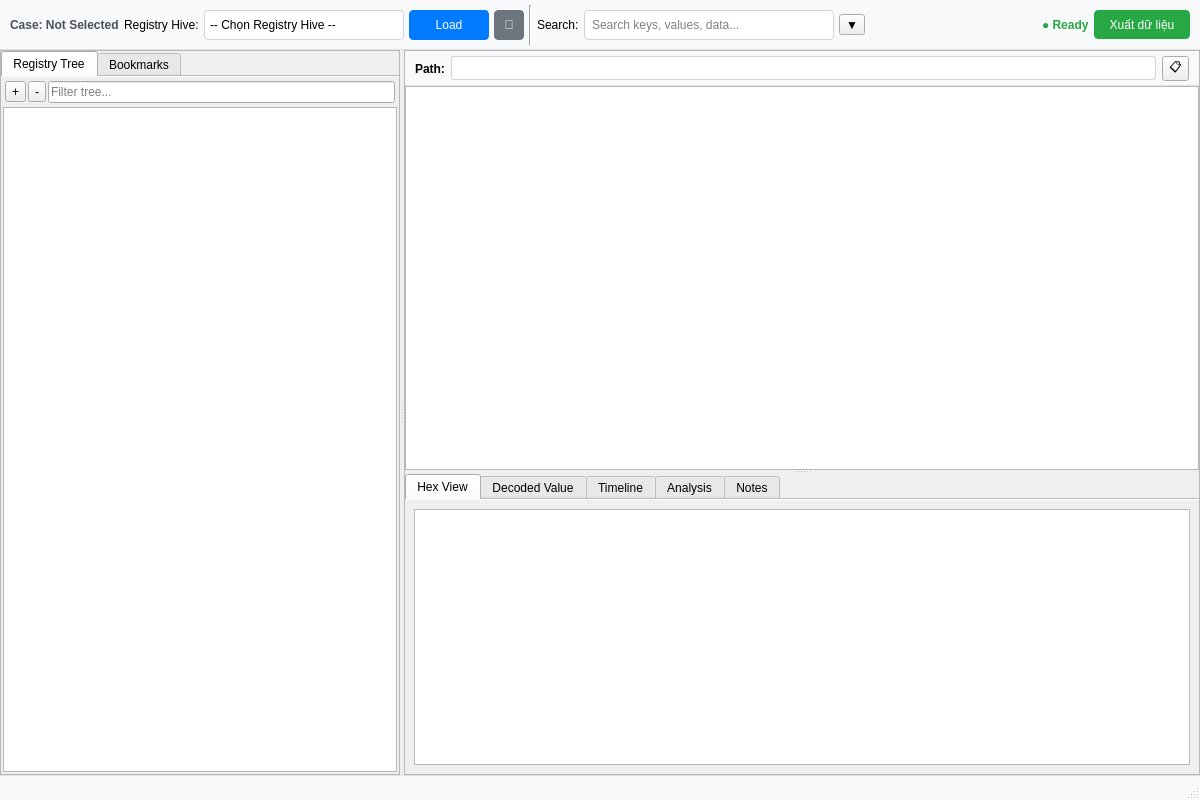
<?xml version="1.0" encoding="UTF-8"?>
<ui version="4.0">
 <class>RegistryAnalysisWidget</class>
 <widget class="QWidget" name="RegistryAnalysisWidget">
  <property name="geometry">
   <rect>
    <x>0</x>
    <y>0</y>
    <width>1200</width>
    <height>800</height>
   </rect>
  </property>
  <property name="windowTitle">
   <string>Registry Analysis</string>
  </property>
  <layout class="QVBoxLayout" name="mainLayout">
   <property name="spacing">
    <number>0</number>
   </property>
   <property name="leftMargin">
    <number>0</number>
   </property>
   <property name="topMargin">
    <number>0</number>
   </property>
   <property name="rightMargin">
    <number>0</number>
   </property>
   <property name="bottomMargin">
    <number>0</number>
   </property>
   <item>
    <widget class="QFrame" name="toolbarFrame">
     <property name="maximumSize">
      <size>
       <width>16777215</width>
       <height>50</height>
      </size>
     </property>
     <property name="styleSheet">
      <string notr="true">QFrame#toolbarFrame {
    background-color: #f8f9fa;
    border-bottom: 1px solid #dee2e6;
}</string>
     </property>
     <property name="frameShape">
      <enum>QFrame::NoFrame</enum>
     </property>
     <layout class="QHBoxLayout" name="toolbarLayout">
      <property name="spacing">
       <number>5</number>
      </property>
      <property name="leftMargin">
       <number>10</number>
      </property>
      <property name="topMargin">
       <number>5</number>
      </property>
      <property name="rightMargin">
       <number>10</number>
      </property>
      <property name="bottomMargin">
       <number>5</number>
      </property>
      <item>
       <widget class="QLabel" name="caseInfoLabel">
        <property name="styleSheet">
         <string notr="true">color: #495057;
font-size: 12px;
font-weight: bold;</string>
        </property>
        <property name="text">
         <string>Case: Not Selected</string>
        </property>
       </widget>
      </item>
      <item>
       <widget class="QLabel" name="lblHiveArtifact">
        <property name="text">
         <string>Registry Hive:</string>
        </property>
       </widget>
      </item>
      <item>
       <widget class="QComboBox" name="cmbHiveArtifacts">
        <property name="minimumSize">
         <size>
          <width>200</width>
          <height>30</height>
         </size>
        </property>
        <property name="styleSheet">
         <string notr="true">QComboBox {
    border: 1px solid #ced4da;
    border-radius: 4px;
    padding: 5px;
    background-color: white;
}
QComboBox:hover {
    border-color: #adb5bd;
}
QComboBox::drop-down {
    border: none;
}
QComboBox::down-arrow {
    width: 12px;
    height: 12px;
}</string>
        </property>
        <item>
         <property name="text">
          <string>-- Chọn Registry Hive --</string>
         </property>
        </item>
       </widget>
      </item>
      <item>
       <widget class="QToolButton" name="btnLoadSelectedHive">
        <property name="minimumSize">
         <size>
          <width>80</width>
          <height>30</height>
         </size>
        </property>
        <property name="styleSheet">
         <string notr="true">QToolButton {
    border: 1px solid #007bff;
    border-radius: 4px;
    padding: 5px 10px;
    background-color: #007bff;
    color: white;
}
QToolButton:hover {
    background-color: #0056b3;
}
QToolButton:pressed {
    background-color: #004085;
}</string>
        </property>
        <property name="text">
         <string>Load</string>
        </property>
       </widget>
      </item>
      <item>
       <widget class="QToolButton" name="btnRefreshHives">
        <property name="minimumSize">
         <size>
          <width>30</width>
          <height>30</height>
         </size>
        </property>
        <property name="styleSheet">
         <string notr="true">QToolButton {
    border: 1px solid #6c757d;
    border-radius: 4px;
    padding: 5px;
    background-color: #6c757d;
    color: white;
}
QToolButton:hover {
    background-color: #545b62;
}
QToolButton:pressed {
    background-color: #495057;
}</string>
        </property>
        <property name="text">
         <string>🔄</string>
        </property>
        <property name="toolTip">
         <string>Refresh danh sách Registry Hives</string>
        </property>
       </widget>
      </item>
      <item>
       <widget class="Line" name="line2">
        <property name="orientation">
         <enum>Qt::Vertical</enum>
        </property>
       </widget>
      </item>
      <item>
       <widget class="QLabel" name="lblSearch">
        <property name="text">
         <string>Search:</string>
        </property>
       </widget>
      </item>
      <item>
       <widget class="QLineEdit" name="txtSearch">
        <property name="minimumSize">
         <size>
          <width>250</width>
          <height>30</height>
         </size>
        </property>
        <property name="styleSheet">
         <string notr="true">QLineEdit {
    border: 1px solid #ced4da;
    border-radius: 4px;
    padding: 5px;
    background-color: white;
}
QLineEdit:focus {
    border-color: #4a90e2;
}</string>
        </property>
        <property name="placeholderText">
         <string>Search keys, values, data...</string>
        </property>
        <property name="clearButtonEnabled">
         <bool>true</bool>
        </property>
       </widget>
      </item>
      <item>
       <widget class="QToolButton" name="btnSearchOptions">
        <property name="text">
         <string>▼</string>
        </property>
        <property name="popupMode">
         <enum>QToolButton::InstantPopup</enum>
        </property>
       </widget>
      </item>
      <item>
       <spacer name="toolbarSpacer">
        <property name="orientation">
         <enum>Qt::Horizontal</enum>
        </property>
        <property name="sizeHint" stdset="0">
         <size>
          <width>40</width>
          <height>20</height>
         </size>
        </property>
       </spacer>
      </item>
      <item>
       <widget class="QLabel" name="statusIndicator">
        <property name="styleSheet">
         <string notr="true">color: #28a745;
font-size: 12px;
font-weight: bold;</string>
        </property>
        <property name="text">
         <string>● Ready</string>
        </property>
       </widget>
      </item>
      <item>
       <widget class="QToolButton" name="btnExport">
        <property name="styleSheet">
         <string notr="true">QToolButton {
    border: 1px solid #28a745;
    border-radius: 4px;
    padding: 5px 10px;
    background-color: #28a745;
    color: white;
}
QToolButton:hover {
    background-color: #218838;
}
QToolButton:pressed {
    background-color: #1e7e34;
}</string>
        </property>
        <property name="text">
         <string>Xuất dữ liệu</string>
        </property>
        <property name="popupMode">
         <enum>QToolButton::InstantPopup</enum>
        </property>
       </widget>
      </item>
     </layout>
    </widget>
   </item>
   <item>
    <widget class="QSplitter" name="mainSplitter">
     <property name="orientation">
      <enum>Qt::Horizontal</enum>
     </property>
     <widget class="QFrame" name="leftPanel">
      <property name="minimumSize">
       <size>
        <width>300</width>
        <height>0</height>
       </size>
      </property>
      <property name="maximumSize">
       <size>
        <width>400</width>
        <height>16777215</height>
       </size>
      </property>
      <property name="frameShape">
       <enum>QFrame::StyledPanel</enum>
      </property>
      <layout class="QVBoxLayout" name="leftPanelLayout">
       <property name="spacing">
        <number>0</number>
       </property>
       <property name="leftMargin">
        <number>0</number>
       </property>
       <property name="topMargin">
        <number>0</number>
       </property>
       <property name="rightMargin">
        <number>0</number>
       </property>
       <property name="bottomMargin">
        <number>0</number>
       </property>
       <item>
        <widget class="QTabWidget" name="navigationTabs">
         <property name="currentIndex">
          <number>0</number>
         </property>
         <property name="documentMode">
          <bool>true</bool>
         </property>
         <widget class="QWidget" name="tabTree">
          <attribute name="title">
           <string>Registry Tree</string>
          </attribute>
          <layout class="QVBoxLayout" name="treeLayout">
           <property name="spacing">
            <number>2</number>
           </property>
           <property name="leftMargin">
            <number>2</number>
           </property>
           <property name="topMargin">
            <number>2</number>
           </property>
           <property name="rightMargin">
            <number>2</number>
           </property>
           <property name="bottomMargin">
            <number>2</number>
           </property>
           <item>
            <widget class="QFrame" name="treeToolbar">
             <property name="maximumSize">
              <size>
               <width>16777215</width>
               <height>30</height>
              </size>
             </property>
             <property name="frameShape">
              <enum>QFrame::NoFrame</enum>
             </property>
             <layout class="QHBoxLayout" name="treeToolbarLayout">
              <property name="spacing">
               <number>2</number>
              </property>
              <property name="leftMargin">
               <number>2</number>
              </property>
              <property name="topMargin">
               <number>2</number>
              </property>
              <property name="rightMargin">
               <number>2</number>
              </property>
              <property name="bottomMargin">
               <number>2</number>
              </property>
              <item>
               <widget class="QToolButton" name="btnExpandAll">
                <property name="text">
                 <string>+</string>
                </property>
                <property name="toolTip">
                 <string>Expand All</string>
                </property>
               </widget>
              </item>
              <item>
               <widget class="QToolButton" name="btnCollapseAll">
                <property name="text">
                 <string>-</string>
                </property>
                <property name="toolTip">
                 <string>Collapse All</string>
                </property>
               </widget>
              </item>
              <item>
               <widget class="QLineEdit" name="txtTreeFilter">
                <property name="placeholderText">
                 <string>Filter tree...</string>
                </property>
                <property name="clearButtonEnabled">
                 <bool>true</bool>
                </property>
               </widget>
              </item>
             </layout>
            </widget>
           </item>
           <item>
            <widget class="QTreeView" name="registryTree">
             <property name="alternatingRowColors">
              <bool>true</bool>
             </property>
             <property name="selectionMode">
              <enum>QAbstractItemView::SingleSelection</enum>
             </property>
             <property name="animated">
              <bool>true</bool>
             </property>
            </widget>
           </item>
          </layout>
         </widget>
         <widget class="QWidget" name="tabBookmarks">
          <attribute name="title">
           <string>Bookmarks</string>
          </attribute>
          <layout class="QVBoxLayout" name="bookmarksLayout">
           <item>
            <widget class="QListWidget" name="bookmarksList">
             <property name="alternatingRowColors">
              <bool>true</bool>
             </property>
            </widget>
           </item>
           <item>
            <widget class="QFrame" name="bookmarkButtons">
             <property name="maximumSize">
              <size>
               <width>16777215</width>
               <height>35</height>
              </size>
             </property>
             <property name="frameShape">
              <enum>QFrame::NoFrame</enum>
             </property>
             <layout class="QHBoxLayout" name="bookmarkButtonsLayout">
              <item>
               <widget class="QPushButton" name="btnAddBookmark">
                <property name="text">
                 <string>Add Current</string>
                </property>
               </widget>
              </item>
              <item>
               <widget class="QPushButton" name="btnRemoveBookmark">
                <property name="text">
                 <string>Remove</string>
                </property>
               </widget>
              </item>
              <item>
               <widget class="QPushButton" name="btnGoToBookmark">
                <property name="text">
                 <string>Go To</string>
                </property>
               </widget>
              </item>
             </layout>
            </widget>
           </item>
          </layout>
         </widget>
        </widget>
       </item>
      </layout>
     </widget>
     <widget class="QFrame" name="centerPanel">
      <property name="frameShape">
       <enum>QFrame::StyledPanel</enum>
      </property>
      <layout class="QVBoxLayout" name="centerPanelLayout">
       <property name="spacing">
        <number>0</number>
       </property>
       <property name="leftMargin">
        <number>0</number>
       </property>
       <property name="topMargin">
        <number>0</number>
       </property>
       <property name="rightMargin">
        <number>0</number>
       </property>
       <property name="bottomMargin">
        <number>0</number>
       </property>
       <item>
        <widget class="QFrame" name="pathBar">
         <property name="maximumSize">
          <size>
           <width>16777215</width>
           <height>35</height>
          </size>
         </property>
         <property name="styleSheet">
          <string notr="true">QFrame#pathBar {
    background-color: #f8f9fa;
    border-bottom: 1px solid #dee2e6;
}</string>
         </property>
         <property name="frameShape">
          <enum>QFrame::NoFrame</enum>
         </property>
         <layout class="QHBoxLayout" name="pathBarLayout">
          <property name="leftMargin">
           <number>10</number>
          </property>
          <property name="topMargin">
           <number>5</number>
          </property>
          <property name="rightMargin">
           <number>10</number>
          </property>
          <property name="bottomMargin">
           <number>5</number>
          </property>
          <item>
           <widget class="QLabel" name="lblPath">
            <property name="styleSheet">
             <string notr="true">font-weight: bold;</string>
            </property>
            <property name="text">
             <string>Path:</string>
            </property>
           </widget>
          </item>
          <item>
           <widget class="QLineEdit" name="txtCurrentPath">
            <property name="styleSheet">
             <string notr="true">QLineEdit {
    border: 1px solid #ced4da;
    border-radius: 3px;
        padding: 3px;
    background-color: white;
}</string>
            </property>
            <property name="readOnly">
             <bool>true</bool>
            </property>
           </widget>
          </item>
          <item>
           <widget class="QToolButton" name="btnCopyPath">
            <property name="text">
             <string>📋</string>
            </property>
            <property name="toolTip">
             <string>Copy Path</string>
            </property>
           </widget>
          </item>
         </layout>
        </widget>
       </item>
       <item>
        <widget class="QSplitter" name="verticalSplitter">
         <property name="orientation">
          <enum>Qt::Vertical</enum>
         </property>
         <widget class="QTableView" name="valuesTable">
          <property name="alternatingRowColors">
           <bool>true</bool>
          </property>
          <property name="selectionBehavior">
           <enum>QAbstractItemView::SelectRows</enum>
          </property>
          <property name="sortingEnabled">
           <bool>true</bool>
          </property>
          <attribute name="horizontalHeaderStretchLastSection">
           <bool>true</bool>
          </attribute>
         </widget>
         <widget class="QTabWidget" name="detailTabs">
          <property name="maximumSize">
           <size>
            <width>16777215</width>
            <height>300</height>
           </size>
          </property>
          <property name="currentIndex">
           <number>0</number>
          </property>
          <property name="documentMode">
           <bool>true</bool>
          </property>
          <widget class="QWidget" name="tabHex">
           <attribute name="title">
            <string>Hex View</string>
           </attribute>
           <layout class="QVBoxLayout" name="hexLayout">
            <item>
             <widget class="QTextEdit" name="hexView">
              <property name="font">
               <font>
                <family>Consolas</family>
                <pointsize>9</pointsize>
               </font>
              </property>
              <property name="readOnly">
               <bool>true</bool>
              </property>
             </widget>
            </item>
           </layout>
          </widget>
          <widget class="QWidget" name="tabDecoded">
           <attribute name="title">
            <string>Decoded Value</string>
           </attribute>
           <layout class="QVBoxLayout" name="decodedLayout">
            <item>
             <widget class="QFrame" name="decodingOptions">
              <property name="maximumSize">
               <size>
                <width>16777215</width>
                <height>35</height>
               </size>
              </property>
              <property name="frameShape">
               <enum>QFrame::NoFrame</enum>
              </property>
              <layout class="QHBoxLayout" name="decodingOptionsLayout">
               <item>
                <widget class="QLabel" name="lblFormat">
                 <property name="text">
                  <string>Format:</string>
                 </property>
                </widget>
               </item>
               <item>
                <widget class="QComboBox" name="cmbFormat">
                 <item>
                  <property name="text">
                   <string>Auto-detect</string>
                  </property>
                 </item>
                 <item>
                  <property name="text">
                   <string>UTF-16 String</string>
                  </property>
                 </item>
                 <item>
                  <property name="text">
                   <string>UTF-8 String</string>
                  </property>
                 </item>
                 <item>
                  <property name="text">
                   <string>DWORD (32-bit)</string>
                  </property>
                 </item>
                 <item>
                  <property name="text">
                   <string>QWORD (64-bit)</string>
                  </property>
                 </item>
                 <item>
                  <property name="text">
                   <string>Windows FILETIME</string>
                  </property>
                 </item>
                 <item>
                  <property name="text">
                   <string>SID</string>
                  </property>
                 </item>
                 <item>
                  <property name="text">
                   <string>GUID</string>
                  </property>
                 </item>
                </widget>
               </item>
               <item>
                <spacer name="formatSpacer">
                 <property name="orientation">
                  <enum>Qt::Horizontal</enum>
                 </property>
                 <property name="sizeHint" stdset="0">
                  <size>
                   <width>40</width>
                   <height>20</height>
                  </size>
                 </property>
                </spacer>
               </item>
              </layout>
             </widget>
            </item>
            <item>
             <widget class="QTextEdit" name="decodedView">
              <property name="readOnly">
               <bool>true</bool>
              </property>
             </widget>
            </item>
           </layout>
          </widget>
          <widget class="QWidget" name="tabTimeline">
           <attribute name="title">
            <string>Timeline</string>
           </attribute>
           <layout class="QVBoxLayout" name="timelineLayout">
            <item>
             <widget class="QTableWidget" name="timelineTable">
              <property name="alternatingRowColors">
               <bool>true</bool>
              </property>
              <column>
               <property name="text">
                <string>Timestamp</string>
               </property>
              </column>
              <column>
               <property name="text">
                <string>Key</string>
               </property>
              </column>
              <column>
               <property name="text">
                <string>Action</string>
               </property>
              </column>
              <column>
               <property name="text">
                <string>Details</string>
               </property>
              </column>
             </widget>
            </item>
           </layout>
          </widget>
          <widget class="QWidget" name="tabAnalysis">
           <attribute name="title">
            <string>Analysis</string>
           </attribute>
           <layout class="QVBoxLayout" name="analysisLayout">
            <item>
             <widget class="QTextEdit" name="analysisView">
              <property name="readOnly">
               <bool>true</bool>
              </property>
              <property name="html">
               <string>&lt;!DOCTYPE HTML PUBLIC &quot;-//W3C//DTD HTML 4.0//EN&quot; &quot;http://www.w3.org/TR/REC-html40/strict.dtd&quot;&gt;
&lt;html&gt;&lt;head&gt;&lt;meta name=&quot;qrichtext&quot; content=&quot;1&quot; /&gt;&lt;style type=&quot;text/css&quot;&gt;
p, li { white-space: pre-wrap; }
&lt;/style&gt;&lt;/head&gt;&lt;body style=&quot; font-family:'MS Shell Dlg 2'; font-size:8.25pt; font-weight:400; font-style:normal;&quot;&gt;
&lt;p style=&quot; margin-top:0px; margin-bottom:0px; margin-left:0px; margin-right:0px; -qt-block-indent:0; text-indent:0px;&quot;&gt;Select a registry key or value to see automated analysis results...&lt;/p&gt;&lt;/body&gt;&lt;/html&gt;</string>
              </property>
             </widget>
            </item>
           </layout>
          </widget>
          <widget class="QWidget" name="tabNotes">
           <attribute name="title">
            <string>Notes</string>
           </attribute>
           <layout class="QVBoxLayout" name="notesLayout">
            <item>
             <widget class="QTextEdit" name="notesEdit">
              <property name="placeholderText">
               <string>Add your investigation notes here...</string>
              </property>
             </widget>
            </item>
            <item>
             <widget class="QPushButton" name="btnSaveNotes">
              <property name="text">
               <string>Save Notes</string>
              </property>
             </widget>
            </item>
           </layout>
          </widget>
         </widget>
        </widget>
       </item>
      </layout>
     </widget>
    </widget>
   </item>
   <item>
    <widget class="QStatusBar" name="statusBar">
     <property name="maximumSize">
      <size>
       <width>16777215</width>
       <height>25</height>
      </size>
     </property>
     <property name="styleSheet">
      <string notr="true">QStatusBar {
    background-color: #f8f9fa;
    border-top: 1px solid #dee2e6;
}</string>
     </property>
    </widget>
   </item>
  </layout>
 </widget>
 <resources/>
 <connections/>
</ui>
